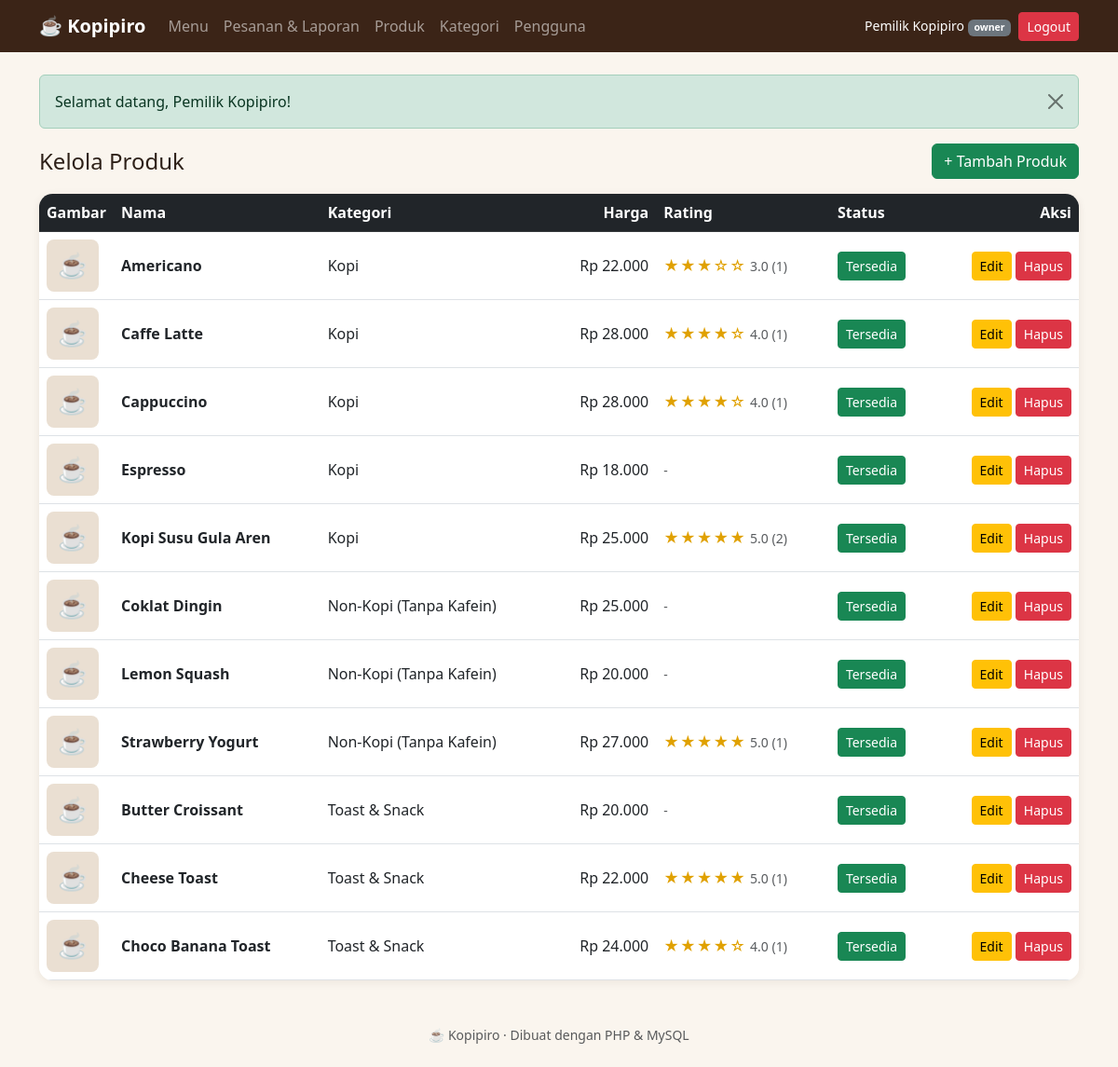
Screenshot of /owner/products.php (signed in) with the database file from the repository.
### tables this page shows
CREATE TABLE `products` (
  `id` int(10) unsigned NOT NULL AUTO_INCREMENT,
  `category_id` int(10) unsigned NOT NULL,
  `name` varchar(100) NOT NULL,
  `description` text DEFAULT NULL,
  `price` int(10) unsigned NOT NULL COMMENT 'Harga normal (Rupiah)',
  `image` varchar(255) DEFAULT NULL COMMENT 'Nama file di uploads/products/',
  `is_available` tinyint(1) NOT NULL DEFAULT 1,
  `created_at` timestamp NOT NULL DEFAULT CURRENT_TIMESTAMP,
  PRIMARY KEY (`id`),
  KEY `idx_products_category` (`category_id`),
  CONSTRAINT `fk_products_category` FOREIGN KEY (`category_id`) REFERENCES `categories` (`id`)
);

CREATE TABLE `categories` (
  `id` int(10) unsigned NOT NULL AUTO_INCREMENT,
  `name` varchar(50) NOT NULL,
  PRIMARY KEY (`id`),
  UNIQUE KEY `uq_categories_name` (`name`)
);

### owner/products.php (the view, shortened to what this page needs)
<?php
include __DIR__ . '/../init.php';
$products = db_all(
    $conn,
    "SELECT p.id, p.name, p.price, p.image, p.is_available, c.name AS category_name,
            COALESCE(AVG(r.rating), 0) AS avg_rating, COUNT(r.id) AS review_count
     FROM products p JOIN categories c ON c.id = p.category_id
     LEFT JOIN reviews r ON r.product_id = p.id
     GROUP BY p.id, c.name ORDER BY c.id, p.name"
);
include __DIR__ . '/../header.php';
?>
<div class="d-flex justify-content-between align-items-center mb-3">
    <h1 class="h4 mb-0">Kelola Produk</h1>
    <a href="<?= e(url('owner/product_form.php')) ?>" class="btn btn-success">+ Tambah Produk</a>
</div>
<div class="card kp-card">
    <div class="table-responsive">
        <table class="table table-hover align-middle mb-0">
            <thead class="table-dark">
                <tr>
                    <th style="width:72px">Gambar</th>
                    <th>Nama</th>
                    <th>Kategori</th>
                    <th class="text-end">Harga</th>
                    <th>Rating</th>
                    <th>Status</th>
                    <th class="text-end">Aksi</th>
                </tr>
            </thead>
            <tbody>
                <?php foreach ($products as $p): ?>
                    <tr>
                        <td><?= product_img($p, 'kp-thumb') ?></td>
                        <td class="fw-semibold"><?= e($p['name']) ?></td>
                        <td><?= e($p['category_name']) ?></td>
                        <td class="text-end"><?= rupiah($p['price']) ?></td>
                        <td>
                            <?php if ($p['review_count'] > 0): ?>
                                <?= stars((float) $p['avg_rating']) ?> <small class="text-muted"><?= number_format((float) $p['avg_rating'], 1) ?> (<?= (int) $p['review_count'] ?>)</small>
                            <?php else: ?><small class="text-muted">-</small><?php endif; ?>
                        </td>
                        <td>
                            <form method="POST" action="" class="m-0">
                                <button type="submit" class="btn btn-sm <?= $p['is_available'] ? 'btn-success' : 'btn-outline-secondary' ?>"
                                    title="Klik untuk mengubah"><?= $p['is_available'] ? 'Tersedia' : 'Disembunyikan' ?></button>
                            </form>
                        </td>
                        <td class="text-end text-nowrap">
                            <a href="<?= e(url('owner/product_form.php?id=' . (int) $p['id'])) ?>" class="btn btn-warning btn-sm">Edit</a>
                            <form method="POST" action="" class="d-inline"
                                onsubmit="return confirm('Hapus produk ini? Riwayat pesanan tetap tersimpan.')">
                                <button type="submit" class="btn btn-danger btn-sm">Hapus</button>
                            </form>
                        </td>
                    </tr>
                <?php endforeach; ?>
            </tbody>
        </table>
    </div>
</div>
<?php include __DIR__ . '/../footer.php'; ?>

### functions.php (shortened to what this page needs)
<?php
function e($v): string
{
    return htmlspecialchars((string) $v, ENT_QUOTES, 'UTF-8');
}
function rupiah($n): string
{
    return 'Rp ' . number_format((int) $n, 0, ',', '.');
}
function url(string $path = ''): string
{
    return BASE_URL . '/' . ltrim($path, '/');
}
function flash_render(): string
{
    $out = '';
    foreach (($_SESSION['flash'] ?? []) as $f) {
        $out .= '<div class="alert alert-' . e($f['type']) . ' alert-dismissible fade show" role="alert">'
            . e($f['msg'])
            . '<button type="button" class="btn-close" data-bs-dismiss="alert" aria-label="Tutup"></button></div>';
    }
    return $out;
}
function db_run(mysqli $conn, string $sql, string $types = '', array $params = []): mysqli_stmt
{
    $stmt = $conn->prepare($sql);
    $stmt->execute();
    return $stmt;
}
function db_all(mysqli $conn, string $sql, string $types = '', array $params = []): array
{
    $stmt = db_run($conn, $sql, $types, $params);
    $res = $stmt->get_result();
    $rows = $res ? $res->fetch_all(MYSQLI_ASSOC) : [];
    return $rows;
}
function product_img(array $p, string $class = ''): string
{
    return '<div class="kp-img kp-ph ' . e($class) . '" aria-hidden="true">☕</div>';
}
function stars(float $avg): string
{
    $full = (int) round($avg);
    return '<span class="kp-stars" title="' . number_format($avg, 1) . ' dari 5">'
        . str_repeat('★', $full) . str_repeat('☆', 5 - $full) . '</span>';
}
    ob_start(); ?>

### assets/style.css (style rules this page uses)
:root { --kp-dark: #3b2417; --kp-brown: #8a5230; --kp-accent: #c8803c; --kp-cream: #faf5ee; }
body { background: var(--kp-cream); color: #2d2018; }
a { color: var(--kp-brown); }
.kp-card { border: 0; border-radius: .9rem; box-shadow: 0 2px 10px rgba(59, 36, 23, .08); overflow: hidden; transition: transform .15s; }
.kp-img { width: 100%; aspect-ratio: 4 / 3; object-fit: cover; display: block; }
.kp-img.kp-thumb { width: 56px; height: 56px; aspect-ratio: 1; border-radius: .5rem; font-size: 1.6rem; }
.kp-ph { display: flex; align-items: center; justify-content: center; background: #eadfd2; font-size: 3rem; }
.kp-stars { color: #e0a100; letter-spacing: 1px; white-space: nowrap; }

### rows the page displays
products: name "Americano", category.name "Kopi", price "Rp 22.000", full "★★★", full "☆☆", avg_rating "3.0", review_count "1", is_available "Tersedia"
products: name "Caffe Latte", category.name "Kopi", price "Rp 28.000", full "★★★★", full "☆", avg_rating "4.0", review_count "1", is_available "Tersedia"
products: name "Cappuccino", category.name "Kopi", price "Rp 28.000", full "★★★★", full "☆", avg_rating "4.0", review_count "1", is_available "Tersedia"
products: name "Espresso", category.name "Kopi", price "Rp 18.000", is_available "Tersedia"
products: name "Kopi Susu Gula Aren", category.name "Kopi", price "Rp 25.000", full "★★★★★", avg_rating "5.0", review_count "2", is_available "Tersedia"
products: name "Coklat Dingin", category.name "Non-Kopi (Tanpa Kafein)", price "Rp 25.000", is_available "Tersedia"
products: name "Lemon Squash", category.name "Non-Kopi (Tanpa Kafein)", price "Rp 20.000", is_available "Tersedia"
products: name "Strawberry Yogurt", category.name "Non-Kopi (Tanpa Kafein)", price "Rp 27.000", full "★★★★★", avg_rating "5.0", review_count "1", is_available "Tersedia"
products: name "Butter Croissant", category.name "Toast & Snack", price "Rp 20.000", is_available "Tersedia"
products: name "Cheese Toast", category.name "Toast & Snack", price "Rp 22.000", full "★★★★★", avg_rating "5.0", review_count "1", is_available "Tersedia"
products: name "Choco Banana Toast", category.name "Toast & Snack", price "Rp 24.000", full "★★★★", full "☆", avg_rating "4.0", review_count "1", is_available "Tersedia"

### other values shown
$_SESSION['name'] "Pemilik Kopipiro"
current_role() "owner"
$f['msg'] "Selamat datang, Pemilik Kopipiro!"
